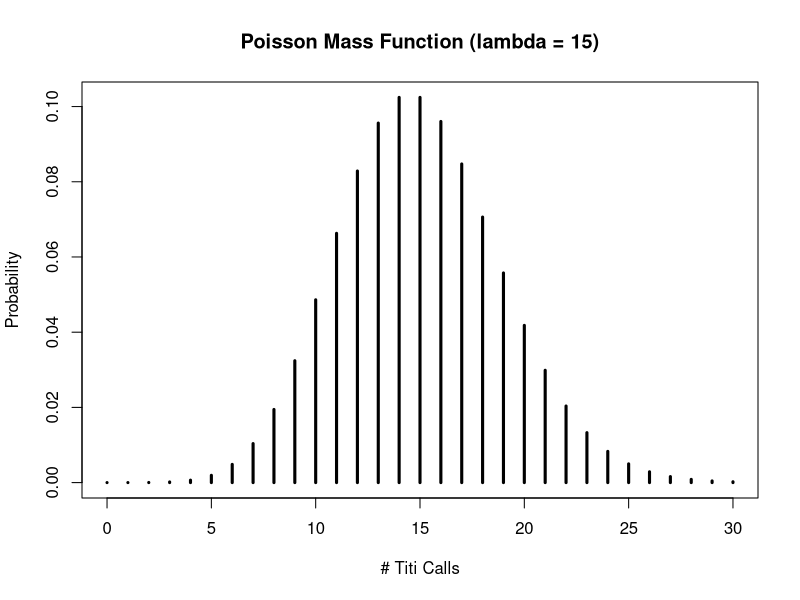
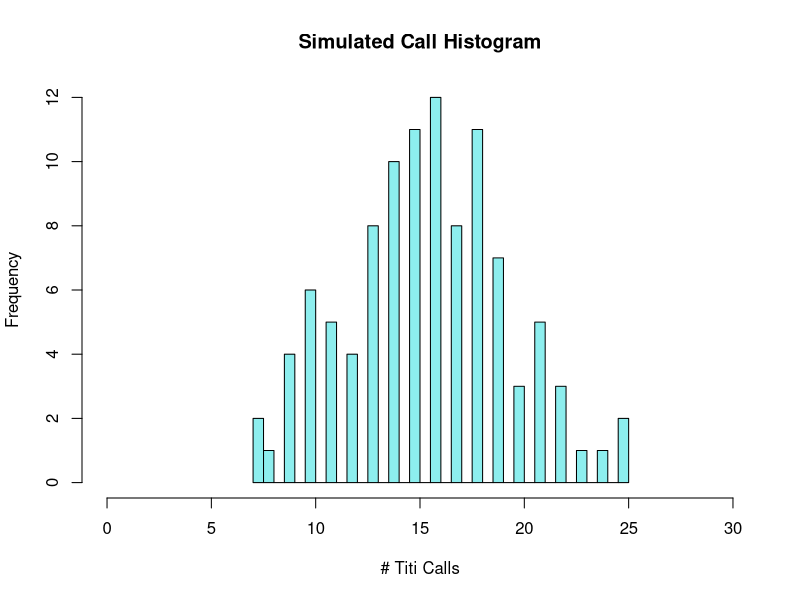

These charts were generated, in order, by the following R code:
## ---- chunk 1
x<- ppois(8, lambda=15, lower=FALSE)    
x
## ---- chunk 2
x<- ppois(0, lambda=15)    
x
## ---- chunk 3
x<- dpois(3, lambda=15, log=FALSE) #if log = TRUE, probability is given as log
x
## ---- chunk 4
z<-dpois(0:30, lambda = 15)
plot(0:30, dpois(0:30, lambda = 15),
     type='h',
     main='Poisson Mass Function (lambda = 15)',
     ylab='Probability',
     xlab ='# Titi Calls',
     lwd=3)
## ---- chunk 5
y<-rpois(104,lambda=15)
y
hist(y,xlim=c(0,30),xlab="# Titi Calls",main="Simulated Call Histogram",breaks=30,col="darkslategray2")
